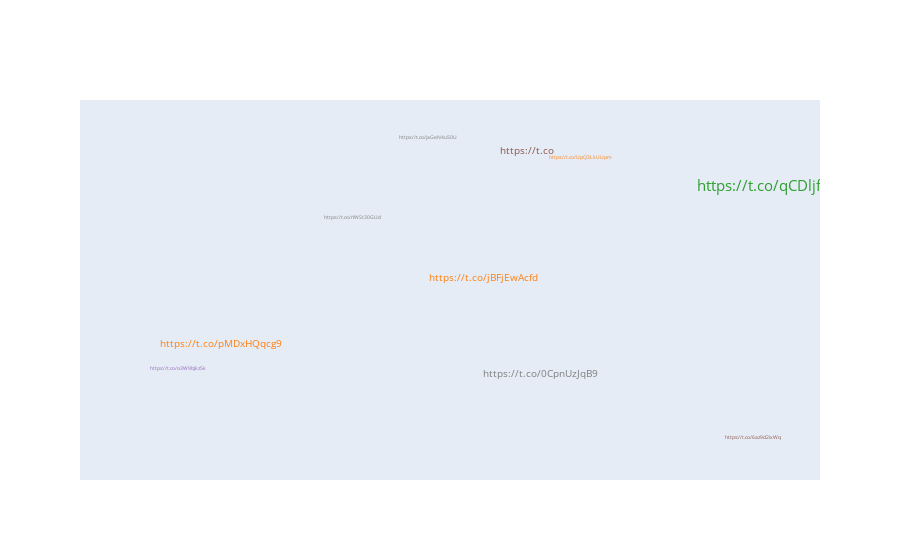

This figure's notebook cell:
### Code cell
domains_cloud_top100 = domains_cloud[:10]
colors = [plotly.colors.DEFAULT_PLOTLY_COLORS[random.randrange(1, 10)] for i in range(100)]
data3 = go.Scatter(x=[random.random() for i in range(30)],
                 y=[random.random() for i in range(30)],
                 mode='text',
                 text=domains_cloud_top100.index,
                 marker={'opacity': 0.3},
                 textfont={'size': domains_cloud_top100.values*5,
                           'color': colors})
layout = go.Layout({'xaxis': {'showgrid': False, 'showticklabels': False, 'zeroline': False},
                    'yaxis': {'showgrid': False, 'showticklabels': False, 'zeroline': False}})
fig = go.Figure(data=[data3], layout=layout)

iplot(fig)

### Figure 1 — Plotly figure (JSON) as saved in the notebook; plotly's stock layout.template omitted (floating-point values rounded to 4 significant figures)
{"data": [{"marker": {"opacity": 0.3}, "mode": "text", "text": ["https://t.co/qCDljfF3wN", "https://t.co/0CpnUzJqB9", "https://t.co/jBFjEwAcfd", "https://t.co", "https://t.co/pMDxHQqcg9", "https://t.co/UpQ3LkUUpm", "https://t.co/6az9d2ixWq", "https://t.co/jaGeN4u50U", "https://t.co/rlWSt30GUd", "https://t.co/o3W9bJkz5k"], "textfont": {"color": ["rgb(44, 160, 44)", "rgb(127, 127, 127)", "rgb(255, 127, 14)", "rgb(140, 86, 75)", "rgb(255, 127, 14)", "rgb(255, 127, 14)", "rgb(140, 86, 75)", "rgb(127, 127, 127)", "rgb(127, 127, 127)", "rgb(148, 103, 189)", "rgb(140, 86, 75)", "rgb(127, 127, 127)", "rgb(140, 86, 75)", "rgb(44, 160, 44)", "rgb(23, 190, 207)", "rgb(255, 127, 14)", "rgb(140, 86, 75)", "rgb(148, 103, 189)", "rgb(255, 127, 14)", "rgb(214, 39, 40)", "rgb(44, 160, 44)", "rgb(44, 160, 44)", "rgb(127, 127, 127)", "rgb(140, 86, 75)", "rgb(188, 189, 34)", "rgb(188, 189, 34)", "rgb(127, 127, 127)", "rgb(148, 103, 189)", "rgb(214, 39, 40)", "rgb(148, 103, 189)", "rgb(214, 39, 40)", "rgb(140, 86, 75)", "rgb(140, 86, 75)", "rgb(140, 86, 75)", "rgb(140, 86, 75)", "rgb(227, 119, 194)", "rgb(227, 119, 194)", "rgb(214, 39, 40)", "rgb(23, 190, 207)", "rgb(255, 127, 14)", "rgb(255, 127, 14)", "rgb(23, 190, 207)", "rgb(227, 119, 194)", "rgb(214, 39, 40)", "rgb(44, 160, 44)", "rgb(227, 119, 194)", "rgb(188, 189, 34)", "rgb(127, 127, 127)", "rgb(23, 190, 207)", "rgb(188, 189, 34)", "rgb(23, 190, 207)", "rgb(188, 189, 34)", "rgb(188, 189, 34)", "rgb(148, 103, 189)", "rgb(255, 127, 14)", "rgb(23, 190, 207)", "rgb(255, 127, 14)", "rgb(23, 190, 207)", "rgb(255, 127, 14)", "rgb(23, 190, 207)", "rgb(140, 86, 75)", "rgb(127, 127, 127)", "rgb(214, 39, 40)", "rgb(148, 103, 189)", "rgb(23, 190, 207)", "rgb(214, 39, 40)", "rgb(214, 39, 40)", "rgb(148, 103, 189)", "rgb(23, 190, 207)", "rgb(227, 119, 194)", "rgb(23, 190, 207)", "rgb(188, 189, 34)", "rgb(227, 119, 194)", "rgb(127, 127, 127)", "rgb(23, 190, 207)", "rgb(255, 127, 14)", "rgb(148, 103, 189)", "rgb(255, 127, 14)", "rgb(188, 189, 34)", "rgb(255, 127, 14)", "rgb(227, 119, 194)", "rgb(140, 86, 75)", "rgb(227, 119, 194)", "rgb(255, 127, 14)", "rgb(148, 103, 189)", "rgb(44, 160, 44)", "rgb(23, 190, 207)", "rgb(188, 189, 34)", "rgb(255, 127, 14)", "rgb(127, 127, 127)", "rgb(255, 127, 14)", "rgb(227, 119, 194)", "rgb(227, 119, 194)", "rgb(255, 127, 14)", "rgb(127, 127, 127)", "rgb(140, 86, 75)", "rgb(23, 190, 207)", "rgb(127, 127, 127)", "rgb(127, 127, 127)", "rgb(227, 119, 194)"], "size": [15, 10, 10, 10, 10, 5, 5, 5, 5, 5]}, "type": "scatter", "x": [0.9909, 0.6853, 0.6123, 0.6675, 0.2755, 0.7357, 0.9577, 0.5413, 0.4444, 0.2209, 0.5534, 0.4774, 0.6726, 0.23, 0.514, 0.2836, 0.3079, 0.2619, 0.9449, 0.9956, 0.5213, 0.7463, 0.3049, 0.1865, 0.8514, 0.7811, 0.5622, 0.8124, 0.6404, 0.1429], "y": [0.7813, 0.259, 0.5263, 0.8822, 0.3412, 0.8644, 0.08227, 0.92, 0.6958, 0.2753, 0.3908, 0.7371, 0.06965, 0.7584, 0.6204, 0.7317, 0.2422, 0.1044, 0.4669, 0.01587, 0.5679, 0.02931, 0.2407, 0.8703, 0.9735, 0.9633, 0.5179, 0.6306, 0.2801, 0.8488]}], "layout": {"xaxis": {"showgrid": false, "showticklabels": false, "zeroline": false}, "yaxis": {"showgrid": false, "showticklabels": false, "zeroline": false}}}
